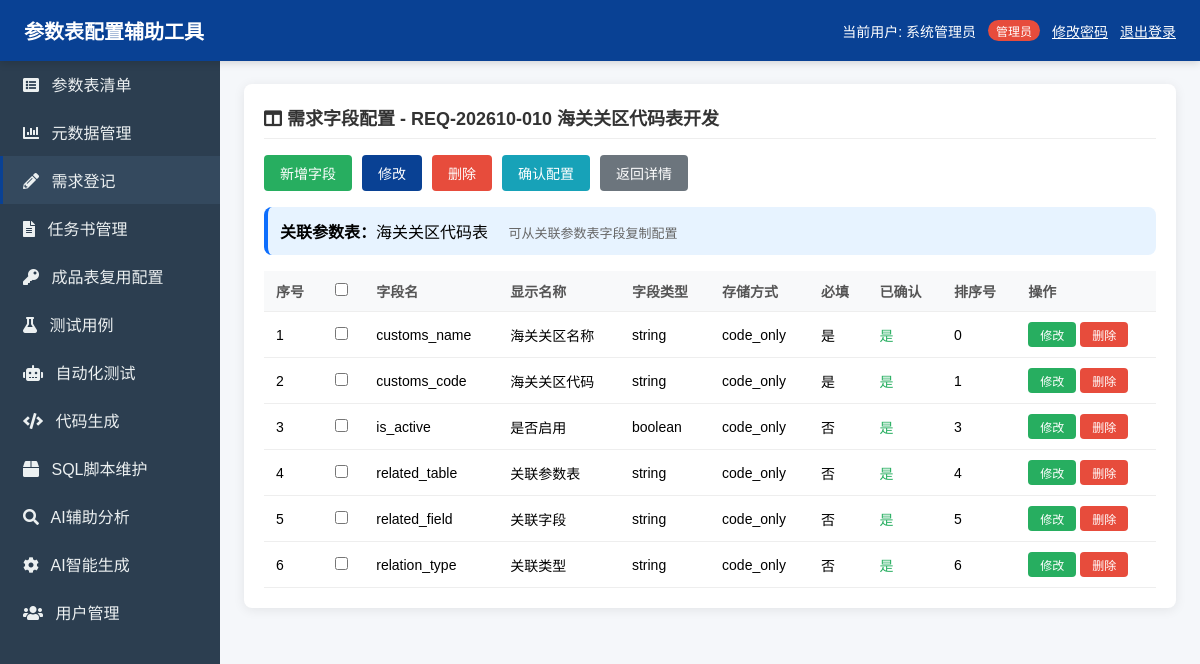
Screenshot of /requirements/10/fields/ (signed in) with the database file from the repository.
### parameter/models/auth.py (models this page shows, shortened)
class User(models.Model):
    username = models.CharField(max_length=100, unique=True, verbose_name='用户名')
    password = models.CharField(max_length=255, verbose_name='密码')
    real_name = models.CharField(max_length=100, verbose_name='真实姓名')
    employee_id = models.CharField(max_length=7, unique=True, null=True, blank=True, verbose_name='工号')
    email = models.EmailField(null=True, blank=True, verbose_name='邮箱')
    phone = models.CharField(max_length=20, null=True, blank=True, verbose_name='手机号')
    role = models.ForeignKey('Role', on_delete=models.CASCADE, verbose_name='角色')
    is_active = models.BooleanField(default=True, verbose_name='是否启用')
    created_at = models.DateTimeField(auto_now_add=True, verbose_name='创建时间')
    updated_at = models.DateTimeField(auto_now=True, verbose_name='更新时间')
    class Meta:
        verbose_name = '用户'
        verbose_name_plural = '用户'

class Role(models.Model):
    ROLE_CHOICES = [
        ('admin', '管理员'),
        ('business', '业务人员'),
        ('technical', '技术人员'),
        ('general', '一般人员'),
    ]
    role_code = models.CharField(max_length=50, choices=ROLE_CHOICES, unique=True, verbose_name='角色编码')
    role_name = models.CharField(max_length=100, verbose_name='角色名称')
    description = models.TextField(null=True, blank=True, verbose_name='角色描述')
    class Meta:
        verbose_name = '角色'
        verbose_name_plural = '角色'

### parameter/models/requirement.py (models this page shows, shortened)
class Requirement(models.Model):
    REQUIREMENT_TYPE_CHOICES = [
        ('new', '新增'),
        ('modify', '变更'),
        ('reuse', '复用'),
    ]
    STATUS_CHOICES = [
        ('pending', '待审核'),
        ('approved', '已审核'),
        ('in_progress', '进行中'),
        ('completed', '已完成'),
        ('rejected', '已拒绝'),
    ]
    FLOW_STATUS_CHOICES = [
        ('draft', '草稿'),
        ('submitted', '已提交'),
        ('processed', '处理中'),
        ('done', '已完成'),
    ]
    requirement_no = models.CharField(max_length=50, unique=True, verbose_name='需求编号')
    title = models.CharField(max_length=200, verbose_name='需求标题')
    requirement_type = models.CharField(max_length=20, choices=REQUIREMENT_TYPE_CHOICES, verbose_name='需求类型')
    parameter_table = models.ForeignKey('parameter.ParameterTable', on_delete=models.SET_NULL, null=True, blank=True, verbose_name='关联参数表')
    business_description = models.TextField(verbose_name='业务说明')
    requester = models.CharField(max_length=100, verbose_name='申请人')
    request_date = models.DateTimeField(auto_now_add=True, verbose_name='申请日期')
    status = models.CharField(max_length=20, choices=STATUS_CHOICES, default='pending', verbose_name='状态')
    story_points = models.IntegerField(null=True, blank=True, verbose_name='故事点')
    sprint = models.CharField(max_length=50, null=True, blank=True, verbose_name='冲刺')
    project_platform_id = models.CharField(max_length=100, null=True, blank=True, verbose_name='项目管理平台ID')
    flow_status = models.CharField(max_length=20, choices=FLOW_STATUS_CHOICES, default='draft', verbose_name='流转状态')
    assignee = models.CharField(max_length=100, null=True, blank=True, verbose_name='处理人')
    flow_time = models.DateTimeField(null=True, blank=True, verbose_name='流转时间')
    flow_comment = models.TextField(null=True, blank=True, verbose_name='流转备注')
    class Meta:
        verbose_name = '业务需求登记'
        verbose_name_plural = '业务需求登记'

class RequirementFieldConfig(models.Model):
    STORAGE_TYPE_CHOICES = [
        ('code_only', '仅存储CODE'),
        ('code_name', '存储CODE和NAME'),
        ('full', '完整存储'),
    ]
    requirement = models.ForeignKey('Requirement', on_delete=models.CASCADE, related_name='field_configs', verbose_name='关联需求')
    field_definition = models.ForeignKey('parameter.FieldDefinition', on_delete=models.SET_NULL, null=True, blank=True, verbose_name='引用字段定义')
    field_name = models.CharField(max_length=100, verbose_name='字段名')
    display_name = models.CharField(max_length=200, verbose_name='显示名称')
    field_type = models.CharField(max_length=20, verbose_name='字段类型')
    length = models.IntegerField(null=True, blank=True, verbose_name='长度')
    decimal_places = models.IntegerField(null=True, blank=True, verbose_name='小数位数')
    control_type = models.CharField(max_length=20, verbose_name='前端控件类型')
    storage_type = models.CharField(max_length=20, verbose_name='存储方式')
    is_visible = models.BooleanField(default=True, verbose_name='是否显示')
    is_required = models.BooleanField(default=False, verbose_name='是否必填')
    validation_rule = models.CharField(max_length=500, null=True, blank=True, verbose_name='校验规则')
    sort_order = models.IntegerField(default=0, verbose_name='排序号')
    is_confirmed = models.BooleanField(default=False, verbose_name='是否确认')
    confirmed_at = models.DateTimeField(null=True, blank=True, verbose_name='确认时间')
    class Meta:
        verbose_name = '需求字段配置'
        verbose_name_plural = '需求字段配置'
        ordering = ['sort_order']

### parameter/models/core.py (models this page shows, shortened)
class ParameterTable(models.Model):
    TABLE_STATUS_CHOICES = [
        ('draft', '草稿'),
        ('active', '启用'),
        ('deprecated', '废弃'),
    ]
    name_en = models.CharField(max_length=200, verbose_name='英文名称（正式名称）', help_text='由大写字母和下划线组成，如：USER_INFO', default='DEFAULT_TABLE')
    name = models.CharField(max_length=200, verbose_name='中文名称', help_text='用于解释说明')
    business_description = models.TextField(verbose_name='业务说明')
    domain = models.CharField(max_length=100, verbose_name='所属业务领域')
    owner = models.CharField(max_length=100, verbose_name='负责人')
    status = models.CharField(max_length=20, choices=TABLE_STATUS_CHOICES, default='draft', verbose_name='状态')
    is_simple = models.BooleanField(default=False, verbose_name='是否SIMPLE表')
    created_at = models.DateTimeField(auto_now_add=True, verbose_name='创建日期')
    updated_at = models.DateTimeField(auto_now=True, verbose_name='最后更新时间')
    version = models.IntegerField(default=1, verbose_name='版本')
    class Meta:
        verbose_name = '参数表业务说明底账'
        verbose_name_plural = '参数表业务说明底账'

### parameter/views/requirement.py (the view)
# urls.py: path('requirements/<str:req_id>/fields/', RequirementFieldConfigView.as_view(), name='requirement_field_config'),
@method_decorator(role_required(['admin', 'business']), name='dispatch')
class RequirementFieldConfigView(View):
    def get(self, request, req_id):
        logger.info(f"[RequirementFieldConfigView] 加载需求字段配置页面，req_id: {req_id}")
        try:
            requirement = Requirement.objects.get(id=req_id)
            field_configs = RequirementFieldConfig.objects.filter(requirement_id=req_id).order_by('sort_order')
            metadata_list = Metadata.objects.all()
            if requirement.parameter_table:
                table_fields = FieldDefinition.objects.filter(parameter_table_id=requirement.parameter_table_id).order_by('sort_order')
            else:
                table_fields = []
            context = {
                'requirement': requirement,
                'field_configs': field_configs,
                'metadata_list': metadata_list,
                'table_fields': table_fields,
            }
            logger.info(f"[RequirementFieldConfigView] 需求字段配置页面加载成功，字段数: {field_configs.count()}")
            return render(request, 'parameter/requirement_field_config.html', context)
        except Requirement.DoesNotExist:
            logger.error(f"[RequirementFieldConfigView] 需求不存在，req_id: {req_id}")
            return render(request, 'parameter/error.html', {'message': '需求不存在'})

### parameter/auth_views.py (called while the page is built)
def role_required(allowed_roles):
    def decorator(view_func):
        def wrapper(request, *args, **kwargs):
            user_id = request.session.get('user_id')
            if not user_id:
                return redirect('login')
            try:
                user = User.objects.get(id=user_id)
                if user.role.role_code not in allowed_roles:
                    logger.warning(f"[role_required] 用户 {user.username} 角色 {user.role.role_code} 不在允许列表 {allowed_roles}")
                    return render(request, 'parameter/error.html', {'message': '无权限访问此页面'})
                request.user = user
                return view_func(request, *args, **kwargs)
            except User.DoesNotExist:
                return redirect('login')
        return wrapper
    return decorator

### parameter/templates/parameter/requirement_field_config.html (shortened to what this page needs)
{% extends 'parameter/base.html' %}
{% block content %}
    <div class="card">
        <div class="card-title"><i class="fas fa-columns"></i> 需求字段配置 - {{ requirement.requirement_no }} {{ requirement.title }}</div>
        <div style="margin-bottom: 16px; display: flex; align-items: center; gap: 10px;">
            <a href="/requirements/{{ requirement.id }}/fields/add/" class="btn btn-success">新增字段</a>
            <button class="btn btn-primary" onclick="editSelected()">修改</button>
            <button class="btn btn-danger" onclick="deleteSelected()">删除</button>
            <form method="post" action="/requirements/{{ requirement.id }}/fields/confirm/" style="display: inline;">
                <button type="submit" class="btn btn-info" onclick="return confirm('确定要确认所有字段配置吗？确认后将同步到参数表。')">确认配置</button>
            </form>
            <a href="/requirements/{{ requirement.id }}/" class="btn btn-secondary">返回详情</a>
        </div>
        {% if requirement.parameter_table %}
        <div style="margin-bottom: 16px; padding: 12px; background: #e7f3ff; border-radius: 8px; border-left: 4px solid #0d6efd;">
            <strong>关联参数表：</strong>{{ requirement.parameter_table.name }}
            <span style="margin-left: 16px; color: #666; font-size: 13px;">可从关联参数表字段复制配置</span>
        </div>
        {% endif %}
        <table class="table">
            <thead>
                <tr>
                    <th>序号</th>
                    <th><input type="checkbox" id="select-all" onchange="toggleSelectAll()"></th>
                    <th>字段名</th>
                    <th>显示名称</th>
                    <th>字段类型</th>
                    <th>存储方式</th>
                    <th>必填</th>
                    <th>已确认</th>
                    <th>排序号</th>
                    <th>操作</th>
                </tr>
            </thead>
            <tbody>
                {% for field in field_configs %}
                <tr>
                    <td>{{ forloop.counter }}</td>
                    <td><input type="checkbox" class="row-select" value="{{ field.id }}"></td>
                    <td>{{ field.field_name }}</td>
                    <td>{{ field.display_name }}</td>
                    <td>{{ field.field_type }}</td>
                    <td>{{ field.storage_type }}</td>
                    <td>{% if field.is_required %}是{% else %}否{% endif %}</td>
                    <td>{% if field.is_confirmed %}<span style="color: #27ae60;">是</span>{% else %}<span style="color: #e74c3c;">否</span>{% endif %}</td>
                    <td>{{ field.sort_order }}</td>
                    <td>
                        <a href="/requirements/{{ requirement.id }}/fields/edit/{{ field.id }}/" class="btn btn-success btn-sm">修改</a>
                        <a href="/requirements/{{ requirement.id }}/fields/delete/{{ field.id }}/" class="btn btn-danger btn-sm" onclick="return confirm('确定要删除此字段吗？')">删除</a>
                    </td>
                </tr>
                {% empty %}
                <tr><td colspan="10" style="text-align: center;">暂无字段配置，请点击上方按钮添加字段</td></tr>
                {% endfor %}
            </tbody>
        </table>
    </div>
{% endblock %}

### parameter/templates/parameter/base.html (shortened to what this page needs)
<!DOCTYPE html>
<html lang="zh-CN">
<head>
    <link rel="stylesheet" href="/static/resources/fontawesome/css/all.min.css">
</head>
<body>
    <div class="header">
        <h1><a href="/" style="color: white; text-decoration: none;">参数表配置辅助工具</a></h1>
        <div class="user-info">
            <span>当前用户: {{ request.user.real_name|default:request.user.username }}</span>
            <span class="badge badge-{{ request.user.role.role_code|default:'general' }}">{{ request.user.role.role_name|default:'-' }}</span>
            <a href="/change-password/" style="color: #fff; text-decoration: underline;">修改密码</a>
            <a href="/logout/" style="color: #fff; text-decoration: underline;">退出登录</a>
        </div>
    </div>
    <div class="sidebar">
        <a href="/tables/" class="nav-item {% if 'tables' in request.path %}active{% endif %}"><i class="fas fa-list-alt"></i> 参数表清单</a>
        <a href="/metadata/" class="nav-item {% if 'metadata' in request.path %}active{% endif %}"><i class="fas fa-chart-bar"></i> 元数据管理</a>
        <a href="/requirements/" class="nav-item {% if 'requirements' in request.path %}active{% endif %}"><i class="fas fa-pencil-alt"></i> 需求登记</a>
        <a href="/task-documents/" class="nav-item {% if 'task-documents' in request.path %}active{% endif %}"><i class="fas fa-file-alt"></i> 任务书管理</a>
        <a href="/product-table/" class="nav-item {% if 'product-table' in request.path %}active{% endif %}"><i class="fas fa-key"></i> 成品表复用配置</a>
        <a href="/test-cases/" class="nav-item {% if 'test-cases' in request.path %}active{% endif %}"><i class="fas fa-flask"></i> 测试用例</a>
        <a href="/automation-test/" class="nav-item {% if 'automation-test' in request.path %}active{% endif %}"><i class="fas fa-robot"></i> 自动化测试</a>
        <a href="/generator/" class="nav-item {% if 'generator' in request.path %}active{% endif %}"><i class="fas fa-code"></i> 代码生成</a>
        <a href="/sql-manager/" class="nav-item {% if 'sql-manager' in request.path %}active{% endif %}"><i class="fas fa-box"></i> SQL脚本维护</a>
        <a href="/ai-analysis/" class="nav-item {% if 'ai-analysis' in request.path %}active{% endif %}"><i class="fas fa-search"></i> AI辅助分析</a>
        <a href="/ai-generation/" class="nav-item {% if 'ai-generation' in request.path %}active{% endif %}"><i class="fas fa-cog"></i> AI智能生成</a>
        {% if request.user.role.role_code == 'admin' %}
        <a href="/users/" class="nav-item {% if 'users' in request.path %}active{% endif %}"><i class="fas fa-users"></i> 用户管理</a>
        {% endif %}
    </div>
    <div class="main-content">
        {% block content %}{% endblock %}
    </div>
</body>
</html>

### parameter/templates/parameter/base.html (style rules this page uses)
* { margin: 0; padding: 0; box-sizing: border-box; }
body { font-family: 'Microsoft YaHei', Arial, sans-serif; background-color: #f5f7fa; padding-top: 60px; }
.header { position: fixed; top: 0; left: 0; right: 0; background: #094194; color: white; padding: 16px 24px; box-shadow: 0 2px 8px rgba(0,0,0,0.15); display: flex; justify-content: space-between; align-items: center; z-index: 1000; }
.header h1 { font-size: 20px; font-weight: 600; margin: 0; }
.header .user-info { font-size: 14px; display: flex; align-items: center; gap: 12px; }
.sidebar { position: fixed; top: 60px; left: 0; width: 220px; background: #2c3e50; height: calc(100vh - 60px); overflow-y: auto; z-index: 900; }
.sidebar .nav-item { display: block; color: #ecf0f1; padding: 12px 20px; text-decoration: none; border-left: 3px solid transparent; }
.sidebar .nav-item:hover, .sidebar .nav-item.active { background: #34495e; border-left-color: #094194; }
.sidebar .nav-item i { margin-right: 8px; }
.main-content { margin-left: 220px; padding: 24px; }
.card { background: white; border-radius: 8px; box-shadow: 0 2px 12px rgba(0,0,0,0.08); padding: 20px; margin-bottom: 20px; }
.card-title { font-size: 18px; font-weight: 600; color: #333; margin-bottom: 16px; padding-bottom: 8px; border-bottom: 1px solid #eee; }
.btn { display: inline-block; padding: 8px 16px; border-radius: 4px; text-decoration: none; font-size: 14px; cursor: pointer; border: none; }
.btn-primary { background: #094194; color: white; }
.btn-success { background: #27ae60; color: white; }
.btn-danger { background: #e74c3c; color: white; }
.btn-sm { padding: 4px 12px; font-size: 12px; }
.btn-info { background: #17a2b8; color: white; }
.btn-secondary { background: #6c757d; color: white; }
.table { width: 100%; border-collapse: collapse; margin-top: 12px; }
.table th, .table td { padding: 10px 12px; text-align: left; border-bottom: 1px solid #eee; font-size: 14px; }
.table th { background: #f8f9fa; font-weight: 600; color: #555; }
.badge { display: inline-block; padding: 2px 8px; border-radius: 12px; font-size: 12px; font-weight: 500; }
.badge-admin { background: #e74c3c; color: white; }

### rows the page displays
User: user.real_name "系统管理员", user.role.role_name "管理员"
Requirement: requirement_no "REQ-202610-010", title "海关关区代码表开发", parameter_table.name "海关关区代码表"
RequirementFieldConfig: field_name "customs_name", display_name "海关关区名称", field_type "string", storage_type "code_only", is_required "是", is_confirmed "是", sort_order "0"
RequirementFieldConfig: field_name "customs_code", display_name "海关关区代码", field_type "string", storage_type "code_only", is_required "是", is_confirmed "是", sort_order "1"
RequirementFieldConfig: field_name "is_active", display_name "是否启用", field_type "boolean", storage_type "code_only", is_required "否", is_confirmed "是", sort_order "3"
RequirementFieldConfig: field_name "related_table", display_name "关联参数表", field_type "string", storage_type "code_only", is_required "否", is_confirmed "是", sort_order "4"
RequirementFieldConfig: field_name "related_field", display_name "关联字段", field_type "string", storage_type "code_only", is_required "否", is_confirmed "是", sort_order "5"
RequirementFieldConfig: field_name "relation_type", display_name "关联类型", field_type "string", storage_type "code_only", is_required "否", is_confirmed "是", sort_order "6"
